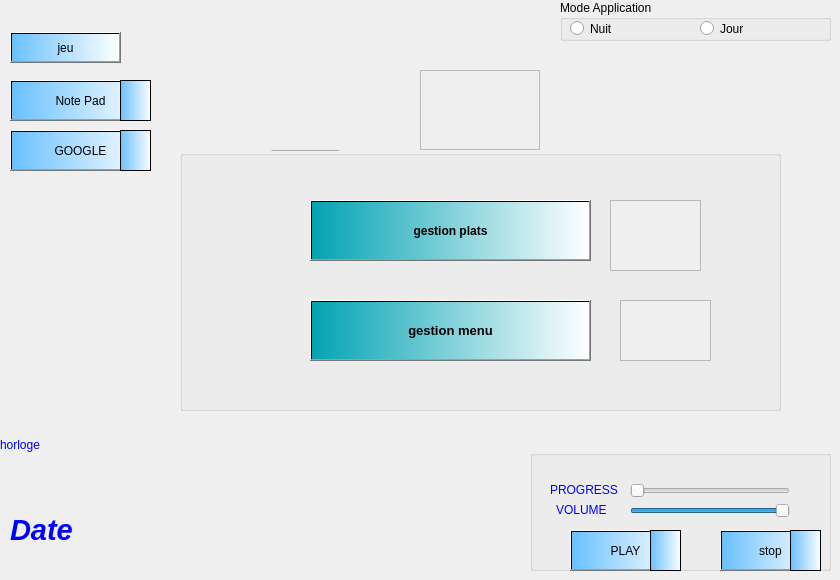
        <widget class="QWidget" name="tab_5">
         <attribute name="title">
          <string>Page</string>
         </attribute>
         <widget class="QGroupBox" name="groupBox">
          <property name="geometry">
           <rect>
            <x>180</x>
            <y>150</y>
            <width>601</width>
            <height>261</height>
           </rect>
          </property>
          <property name="styleSheet">
           <string notr="true">background-color: rgb(239, 239, 239);</string>
          </property>
          <property name="title">
           <string/>
          </property>
          <widget class="QPushButton" name="pushButton_6">
           <property name="geometry">
            <rect>
             <x>130</x>
             <y>50</y>
             <width>281</width>
             <height>61</height>
            </rect>
           </property>
           <property name="font">
            <font>
             <pointsize>9</pointsize>
             <weight>75</weight>
             <bold>true</bold>
            </font>
           </property>
           <property name="styleSheet">
            <string notr="true">background-color: qlineargradient(spread:repeat, x1:0, y1:0, x2:1, y2:0, stop:0 rgba(3, 163, 179, 255), stop:1 rgba(255, 255, 255, 255));</string>
           </property>
           <property name="text">
            <string>gestion plats</string>
           </property>
          </widget>
          <widget class="QPushButton" name="pushButton_5">
           <property name="geometry">
            <rect>
             <x>130</x>
             <y>150</y>
             <width>281</width>
             <height>61</height>
            </rect>
           </property>
           <property name="font">
            <font>
             <pointsize>10</pointsize>
             <weight>75</weight>
             <bold>true</bold>
            </font>
           </property>
           <property name="styleSheet">
            <string notr="true">background-color: qlineargradient(spread:repeat, x1:0, y1:0, x2:1, y2:0, stop:0 rgba(3, 163, 179, 255), stop:1 rgba(255, 255, 255, 255));</string>
           </property>
           <property name="text">
            <string>gestion menu</string>
           </property>
          </widget>
          <widget class="QPushButton" name="pushButton_3">
           <property name="geometry">
            <rect>
             <x>90</x>
             <y>-50</y>
             <width>71</width>
             <height>51</height>
            </rect>
           </property>
           <property name="text">
            <string>PushButton</string>
           </property>
          </widget>
          <widget class="QFrame" name="frame">
           <property name="geometry">
            <rect>
             <x>430</x>
             <y>50</y>
             <width>91</width>
             <height>71</height>
            </rect>
           </property>
           <property name="styleSheet">
            <string notr="true">image: url(:/resource/reception-bell.png);</string>
           </property>
           <property name="frameShape">
            <enum>QFrame::StyledPanel</enum>
           </property>
           <property name="frameShadow">
            <enum>QFrame::Raised</enum>
           </property>
          </widget>
          <widget class="QFrame" name="frame_3">
           <property name="geometry">
            <rect>
             <x>440</x>
             <y>150</y>
             <width>91</width>
             <height>61</height>
            </rect>
           </property>
           <property name="styleSheet">
            <string notr="true">image: url(:/resource/restaurant (1).png);</string>
           </property>
           <property name="frameShape">
            <enum>QFrame::StyledPanel</enum>
           </property>
           <property name="frameShadow">
            <enum>QFrame::Raised</enum>
           </property>
          </widget>
         </widget>
         <widget class="QLabel" name="DateTime_">
          <property name="geometry">
           <rect>
            <x>10</x>
            <y>490</y>
            <width>421</width>
            <height>81</height>
           </rect>
          </property>
          <property name="styleSheet">
           <string notr="true">color:blue;

font: 75 20pt &quot;MS Shell Dlg 2&quot;;
</string>
          </property>
          <property name="text">
           <string>&lt;html&gt;&lt;head/&gt;&lt;body&gt;&lt;p&gt;&lt;span style=&quot; font-size:22pt; font-weight:600; font-style:italic;&quot;&gt;Date&lt;/span&gt;&lt;/p&gt;&lt;/body&gt;&lt;/html&gt;</string>
          </property>
         </widget>
         <widget class="QFrame" name="frame_4">
          <property name="geometry">
           <rect>
            <x>420</x>
            <y>70</y>
            <width>120</width>
            <height>80</height>
           </rect>
          </property>
          <property name="styleSheet">
           <string notr="true">image: url(:/resource/menu (2).png);</string>
          </property>
          <property name="frameShape">
           <enum>QFrame::StyledPanel</enum>
          </property>
          <property name="frameShadow">
           <enum>QFrame::Raised</enum>
          </property>
         </widget>
         <widget class="QLabel" name="Digital_clock">
          <property name="geometry">
           <rect>
            <x>0</x>
            <y>410</y>
            <width>371</width>
            <height>71</height>
           </rect>
          </property>
          <property name="styleSheet">
           <string notr="true">color:blue;

font: 75 20pt &quot;MS Shell Dlg 2&quot;;
</string>
          </property>
          <property name="text">
           <string>&lt;html&gt;&lt;head/&gt;&lt;body&gt;&lt;p&gt;horloge&lt;/p&gt;&lt;/body&gt;&lt;/html&gt;</string>
          </property>
          <property name="openExternalLinks">
           <bool>false</bool>
          </property>
         </widget>
         <widget class="QGroupBox" name="groupBox_2">
          <property name="geometry">
           <rect>
            <x>530</x>
            <y>450</y>
            <width>301</width>
            <height>121</height>
           </rect>
          </property>
          <property name="title">
           <string/>
          </property>
          <widget class="QSlider" name="sliderprog">
           <property name="geometry">
            <rect>
             <x>100</x>
             <y>30</y>
             <width>160</width>
             <height>22</height>
            </rect>
           </property>
           <property name="orientation">
            <enum>Qt::Horizontal</enum>
           </property>
          </widget>
          <widget class="QSlider" name="slidervolume">
           <property name="geometry">
            <rect>
             <x>100</x>
             <y>50</y>
             <width>160</width>
             <height>22</height>
            </rect>
           </property>
           <property name="value">
            <number>99</number>
           </property>
           <property name="orientation">
            <enum>Qt::Horizontal</enum>
           </property>
          </widget>
          <widget class="QLabel" name="label_2">
           <property name="geometry">
            <rect>
             <x>20</x>
             <y>30</y>
             <width>71</width>
             <height>20</height>
            </rect>
           </property>
           <property name="styleSheet">
            <string notr="true">color:blue;
font: 75 9pt &quot;MS Shell Dlg 2&quot;;</string>
           </property>
           <property name="text">
            <string>PROGRESS</string>
           </property>
          </widget>
          <widget class="QLabel" name="label_3">
           <property name="geometry">
            <rect>
             <x>26</x>
             <y>50</y>
             <width>61</width>
             <height>20</height>
            </rect>
           </property>
           <property name="styleSheet">
            <string notr="true">
color:blue;
font: 75 9pt &quot;MS Shell Dlg 2&quot;;</string>
           </property>
           <property name="text">
            <string>VOLUME</string>
           </property>
          </widget>
          <widget class="QPushButton" name="pushButton_19">
           <property name="geometry">
            <rect>
             <x>190</x>
             <y>80</y>
             <width>101</width>
             <height>41</height>
            </rect>
           </property>
           <property name="styleSheet">
            <string notr="true">background-color: qlineargradient(spread:repeat, x1:0, y1:0, x2:1, y2:0, stop:0 rgba(105, 192, 255, 255), stop:1 rgba(255, 255, 255, 255));</string>
           </property>
           <property name="text">
            <string>stop</string>
           </property>
          </widget>
          <widget class="QPushButton" name="pushButton_18">
           <property name="geometry">
            <rect>
             <x>40</x>
             <y>80</y>
             <width>111</width>
             <height>41</height>
            </rect>
           </property>
           <property name="styleSheet">
            <string notr="true">background-color: qlineargradient(spread:repeat, x1:0, y1:0, x2:1, y2:0, stop:0 rgba(105, 192, 255, 255), stop:1 rgba(255, 255, 255, 255));</string>
           </property>
           <property name="text">
            <string>PLAY</string>
           </property>
          </widget>
          <widget class="QFrame" name="frame_12">
           <property name="geometry">
            <rect>
             <x>120</x>
             <y>80</y>
             <width>31</width>
             <height>41</height>
            </rect>
           </property>
           <property name="styleSheet">
            <string notr="true">image: url(:/resource/play-button.png);
background-color: qlineargradient(spread:repeat, x1:0, y1:0, x2:1, y2:0, stop:0 rgba(105, 192, 255, 255), stop:1 rgba(255, 255, 255, 255));</string>
           </property>
           <property name="frameShape">
            <enum>QFrame::StyledPanel</enum>
           </property>
           <property name="frameShadow">
            <enum>QFrame::Raised</enum>
           </property>
          </widget>
          <widget class="QFrame" name="frame_13">
           <property name="geometry">
            <rect>
             <x>260</x>
             <y>80</y>
             <width>31</width>
             <height>41</height>
            </rect>
           </property>
           <property name="styleSheet">
            <string notr="true">background-color: qlineargradient(spread:repeat, x1:0, y1:0, x2:1, y2:0, stop:0 rgba(105, 192, 255, 255), stop:1 rgba(255, 255, 255, 255));
image: url(:/resource/stop.png);</string>
           </property>
           <property name="frameShape">
            <enum>QFrame::StyledPanel</enum>
           </property>
           <property name="frameShadow">
            <enum>QFrame::Raised</enum>
           </property>
          </widget>
         </widget>
         <widget class="QPushButton" name="notepad">
          <property name="geometry">
           <rect>
            <x>10</x>
            <y>80</y>
            <width>141</width>
            <height>41</height>
           </rect>
          </property>
          <property name="styleSheet">
           <string notr="true">background-color: qlineargradient(spread:repeat, x1:0, y1:0, x2:1, y2:0, stop:0 rgba(105, 192, 255, 255), stop:1 rgba(255, 255, 255, 255));</string>
          </property>
          <property name="text">
           <string>Note Pad</string>
          </property>
         </widget>
         <widget class="QPushButton" name="pagegoogle">
          <property name="geometry">
           <rect>
            <x>10</x>
            <y>130</y>
            <width>141</width>
            <height>41</height>
           </rect>
          </property>
          <property name="styleSheet">
           <string notr="true">background-color: qlineargradient(spread:repeat, x1:0, y1:0, x2:1, y2:0, stop:0 rgba(105, 192, 255, 255), stop:1 rgba(255, 255, 255, 255));</string>
          </property>
          <property name="text">
           <string>GOOGLE</string>
          </property>
         </widget>
         <widget class="QGroupBox" name="groupBox_20">
          <property name="geometry">
           <rect>
            <x>560</x>
            <y>0</y>
            <width>271</width>
            <height>41</height>
           </rect>
          </property>
          <property name="title">
           <string>Mode Application</string>
          </property>
          <widget class="QRadioButton" name="radioButton_jour">
           <property name="geometry">
            <rect>
             <x>140</x>
             <y>20</y>
             <width>101</width>
             <height>17</height>
            </rect>
           </property>
           <property name="text">
            <string>Jour</string>
           </property>
          </widget>
          <widget class="QRadioButton" name="radioButton_nuit">
           <property name="geometry">
            <rect>
             <x>10</x>
             <y>20</y>
             <width>111</width>
             <height>17</height>
            </rect>
           </property>
           <property name="text">
            <string>Nuit</string>
           </property>
          </widget>
         </widget>
         <widget class="QFrame" name="frame_9">
          <property name="geometry">
           <rect>
            <x>120</x>
            <y>80</y>
            <width>31</width>
            <height>41</height>
           </rect>
          </property>
          <property name="styleSheet">
           <string notr="true">background-color: qlineargradient(spread:repeat, x1:0, y1:0, x2:1, y2:0, stop:0 rgba(105, 192, 255, 255), stop:1 rgba(255, 255, 255, 255));
image: url(:/resource/notepad.png);</string>
          </property>
          <property name="frameShape">
           <enum>QFrame::StyledPanel</enum>
          </property>
          <property name="frameShadow">
           <enum>QFrame::Raised</enum>
          </property>
         </widget>
         <widget class="QFrame" name="frame_11">
          <property name="geometry">
           <rect>
            <x>120</x>
            <y>130</y>
            <width>31</width>
            <height>41</height>
           </rect>
          </property>
          <property name="styleSheet">
           <string notr="true">background-color: qlineargradient(spread:repeat, x1:0, y1:0, x2:1, y2:0, stop:0 rgba(105, 192, 255, 255), stop:1 rgba(255, 255, 255, 255));
image: url(:/resource/google.png);</string>
          </property>
          <property name="frameShape">
           <enum>QFrame::StyledPanel</enum>
          </property>
          <property name="frameShadow">
           <enum>QFrame::Raised</enum>
          </property>
         </widget>
         <widget class="QPushButton" name="jeu">
          <property name="geometry">
           <rect>
            <x>10</x>
            <y>32</y>
            <width>111</width>
            <height>31</height>
           </rect>
          </property>
          <property name="styleSheet">
           <string notr="true">background-color: qlineargradient(spread:repeat, x1:0, y1:0, x2:1, y2:0, stop:0 rgba(105, 192, 255, 255), stop:1 rgba(255, 255, 255, 255));</string>
          </property>
          <property name="text">
           <string>jeu</string>
          </property>
         </widget>
        </widget>
